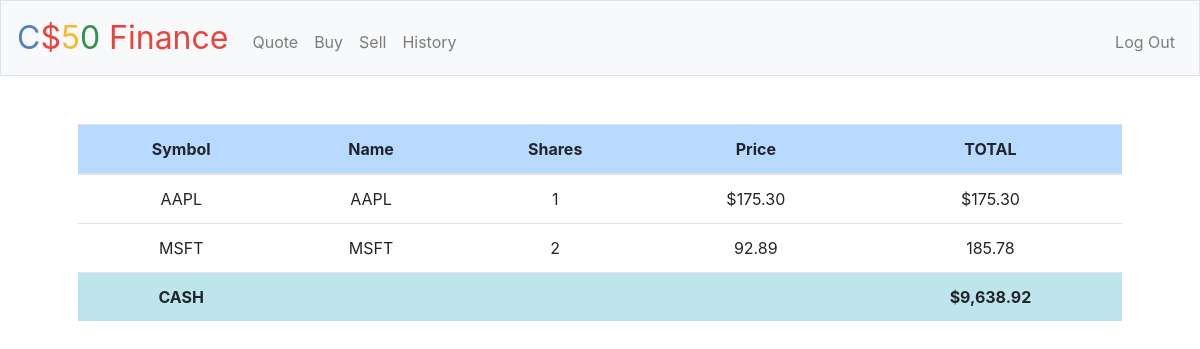
The page / (signed in) on the database its author committed.
### tables this page shows
CREATE TABLE 'transactions' ('id' INTEGER PRIMARY KEY AUTOINCREMENT NOT NULL,'username' INTEGER NOT NULL, 'stock' TEXT NOT NULL,'price' INTEGER, 'shares' NUMERIC, 'time' DATETIME DEFAULT CURRENT_TIMESTAMP);

### pset7/finance/application.py (the view)
@app.route("/")
@login_required
def index():
    userCash = db.execute("SELECT cash FROM users WHERE id = :userId",
                          userId=session["user_id"])
    userCash = usd(userCash[0]["cash"])
    rows = db.execute("SELECT stock, sum(shares), price, sum(price*shares) FROM transactions WHERE username = :username GROUP BY stock HAVING sum(shares) > 0 ORDER BY stock",
                        username=session["user_id"])
    if rows != []:
        rows[0]["sum(price*shares)"] = usd(rows[0]["sum(price*shares)"])
        rows[0]["price"] = usd(rows[0]["price"])
    return render_template("index.html", rows=rows, userCash=userCash)

### pset7/finance/application.py (called while the page is built)
@app.after_request
def after_request(response):
    response.headers["Cache-Control"] = "no-cache, no-store, must-revalidate"
    response.headers["Expires"] = 0
    response.headers["Pragma"] = "no-cache"
    return response

### pset7/finance/helpers.py (called while the page is built)
def login_required(f):
    @wraps(f)
    def decorated_function(*args, **kwargs):
        if session.get("user_id") is None:
            return redirect("/login")
        return f(*args, **kwargs)
    return decorated_function

def usd(value):
    return f"${value:,.2f}"

### pset7/finance/templates/index.html (shortened to what this page needs)
{% extends "layout.html" %}
{% block main %}
    <table class="table table-hover">
      <thead>
        <tr class="table-primary">
          <th scope="col">Symbol</th>
          <th scope="col">Name</th>
          <th scope="col">Shares</th>
          <th scope="col">Price</th>
          <th scope="col">TOTAL</th>
        </tr>
      </thead>
      <tbody>
        {% for row in rows %}
          <tr>
            <td>{{row.stock}}</td>
            <td>{{row.stock}}</td>
            <td>{{row["sum(shares)"]}}</td>
            <td>{{row.price}}</td>
            <td>{{row["sum(price*shares)"]}}</td>
          </tr>
        {% endfor %}
        <tr class="table-info">
          <th scope="col">CASH</th>
          <th scope="col"></th>
          <th scope="col"></th>
          <th scope="col"></th>
          <th scope="col">{{userCash}}</th>
        </tr>
      </tbody>
    </table>
{% endblock %}

### rows shown on the page
transactions: stock "AAPL", shares "1", price "$175.30"
transactions: stock "MSFT", shares "2", price "92.89", row "185.78"

### other values the page prints
{{ userCash }} "$9,638.92"
